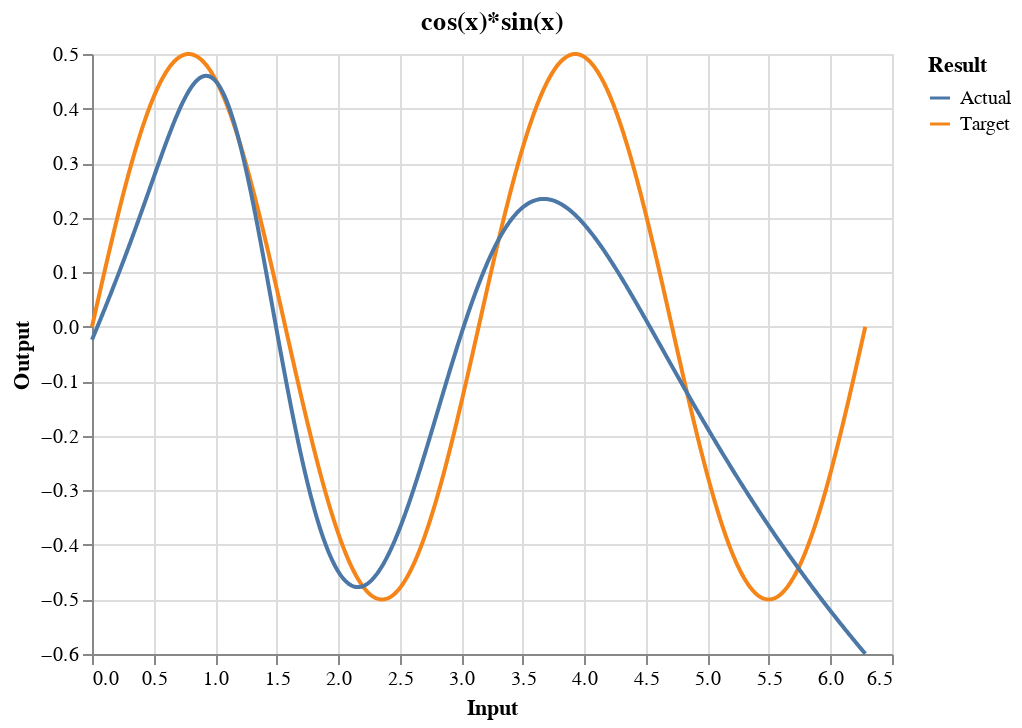

The cell this chart's notebook holds for it:
### Code cell
# Look at the predictions
actual = nn.predict(x).flatten()
df["Actual"] = actual
alt.Chart(df, title="cos(x)*sin(x)").transform_fold(
    ['Target', 'Actual'],
    as_=['Result', 'Output']
).mark_line().encode(
    x='Input:Q',
    y='Output:Q',
    color='Result:N'
)

### Figure 1 — Vega-Lite specification as saved in the notebook (floating-point values rounded to 4 significant figures; data arrays with more than 128 entries replaced by an {"elided": "..."} marker saying what was removed)
{"config": {"view": {"continuousWidth": 400, "continuousHeight": 300}}, "data": {"name": "data-686c49b7b264b39771fb5f80b40225a0"}, "mark": "line", "encoding": {"color": {"type": "nominal", "field": "Result"}, "x": {"type": "quantitative", "field": "Input"}, "y": {"type": "quantitative", "field": "Output"}}, "title": "cos(x)*sin(x)", "transform": [{"fold": ["Target", "Actual"], "as": ["Result", "Output"]}], "$schema": "https://vega.github.io/schema/vega-lite/v4.8.1.json", "datasets": {"data-686c49b7b264b39771fb5f80b40225a0": {"elided": "1001 records"}}}
